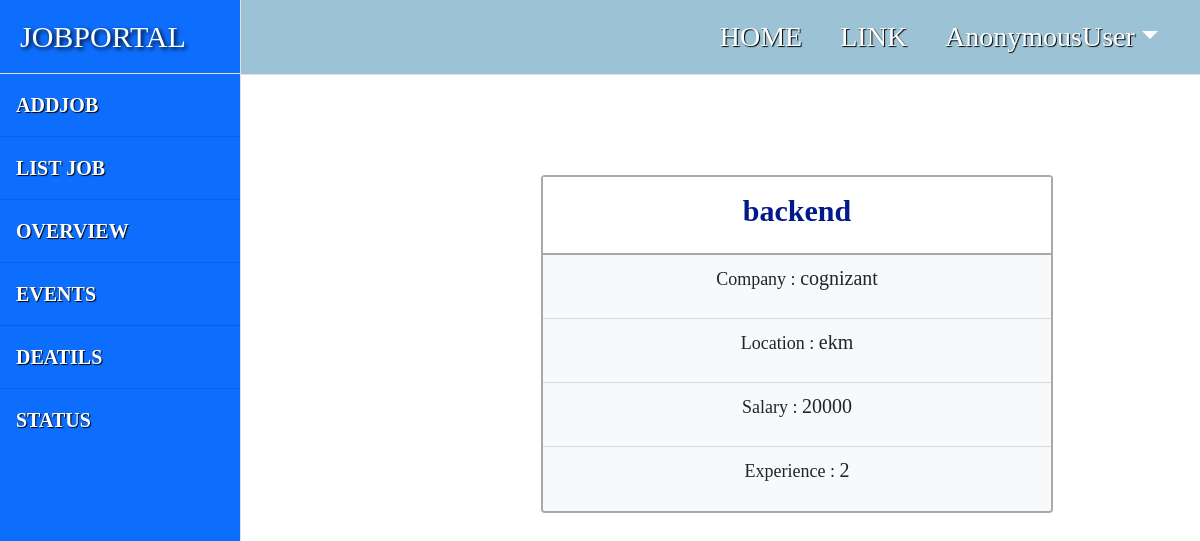
Screenshot of /employer/jobs/detail/3 with the database file from the repository.
### employer/models.py (models this page shows)
class Jobs(models.Model):
    job_title=models.CharField(max_length=150)
    company_name=models.CharField(max_length=150)
    location=models.CharField(max_length=150)
    salary=models.PositiveIntegerField(null=True)
    experience=models.PositiveIntegerField(default=0)

### employer/views.py (the view)
# urls.py: path('jobs/detail/<int:id>',views.DetailJobView.as_view(), name="emp-detailjob"),
class DetailJobView(DetailView):
    model=Jobs
    template_name = "emp-detailjob.html"
    context_object_name = "job"
    pk_url_kwarg = "id"

### employer/templates/emp-detailjob.html
{%extends 'base.html'%}
{%block body_block%}
<div style="padding-left:300px;padding-top:100px;">
    <div class="card" style="width: 32rem;border:2px solid darkgrey;">
      <div class="card-body bg-white">
        <h3 class="card-title" style="font-family:serif;font-size:30px;text-align:center;color:#02198B;font-weight:bold;">{{job.job_title}}</h3></div>
      <ul class="list-group list-group-flush">
        <li class="list-group-item bg-light" style="text-align:center;height:4rem;"><span style="font-family:serif;font-size:18px;">Company : </span><span style="font-family:serif;font-size:20px;">{{job.company_name}}</span></li>
        <li class="list-group-item bg-light" style="text-align:center;height:4rem;"><span style="font-family:serif;font-size:18px;">Location : </span><span style="font-family:serif;font-size:20px;">{{job.location}}</span></li>
        <li class="list-group-item bg-light" style="text-align:center;height:4rem;"><span style="font-family:serif;font-size:18px;">Salary : </span><span style="font-family:serif;font-size:20px;">{{job.salary}}</span></li>
        <li class="list-group-item bg-light" style="text-align:center;height:4rem;"><span style="font-family:serif;font-size:18px;">Experience : </span><span style="font-family:serif;font-size:20px;">{{job.experience}}</span></li>
      </ul>
    </div>
</div>
{%endblock%}

### rows the page displays
Jobs: job_title "backend", company_name "cognizant", location "ekm", salary "20000", experience "2"

### other values shown
{{ request.user }} "AnonymousUser"
